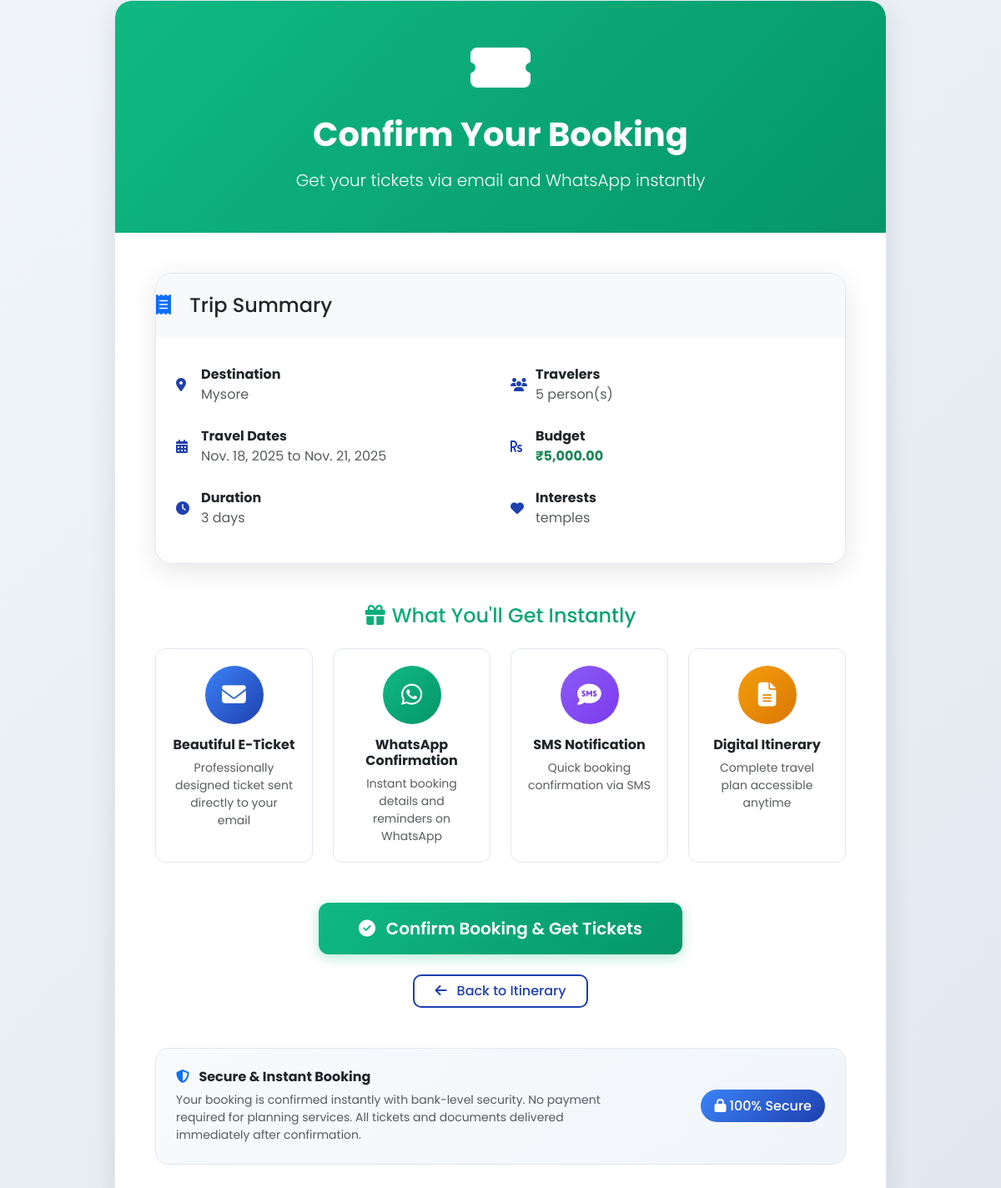
The app's page /trip/4/book/ (signed in) with its own data.
### itinerary/models.py (models this page shows, shortened)
class Trip(models.Model):
    user = models.ForeignKey(User, on_delete=models.CASCADE)
    destination = models.CharField(max_length=100)
    start_date = models.DateField()
    end_date = models.DateField()
    budget = models.DecimalField(max_digits=15, decimal_places=2, null=True, blank=True)
    travelers = models.IntegerField(default=1)
    interests = models.CharField(max_length=200, blank=True)
    weather = models.TextField(blank=True)
    hotels = models.TextField(blank=True)
    attractions = models.TextField(blank=True)
    itinerary = models.TextField(blank=True)
    distance_km = models.FloatField(null=True, blank=True)
    created_at = models.DateTimeField(auto_now_add=True)
    is_booked = models.BooleanField(default=False)
    booking_reference = models.CharField(max_length=20, blank=True)
    tickets_sent = models.BooleanField(default=False)
    whatsapp_sent = models.BooleanField(default=False)
    phone_number = models.CharField(max_length=15, blank=True)  # Add phone number field
    @property
    def duration_days(self):
        if self.start_date and self.end_date:
            return (self.end_date - self.start_date).days
        return 0
    @property
    def formatted_budget(self):
        if self.budget:
            return f"₹{self.budget:,.2f}"
        return "Not specified"

### itinerary/views.py (the view, shortened to what this page needs)
# urls.py: path('trip/<int:trip_id>/book/', views.book_trip_view, name='book_trip'),
def book_trip_view(request, trip_id):
    if not request.user.is_authenticated:
        return redirect('register')
    trip = get_object_or_404(Trip, id=trip_id, user=request.user)
    itinerary = None
    if trip.itinerary:
        try:
            itinerary = json.loads(trip.itinerary)
        except json.JSONDecodeError:
            itinerary = {"raw_itinerary": trip.itinerary}
    return render(request, 'book_trip.html', {
        'trip': trip,
        'itinerary': itinerary
    })

### itinerary/templates/book_trip.html (shortened to what this page needs)
<!DOCTYPE html>
<html lang="en">
<head>
    <link rel="stylesheet" href="https://cdn.jsdelivr.net/npm/bootstrap@5.3.2/dist/css/bootstrap.min.css">
    <link rel="stylesheet" href="https://cdnjs.cloudflare.com/ajax/libs/font-awesome/6.5.0/css/all.min.css">
</head>
<body class="fade-in">
    <div class="container">
        <div class="row justify-content-center">
            <div class="col-lg-10">
                <div class="glass-card overflow-hidden">
                    <div class="gradient-header py-5">
                        <div class="text-center">
                            <i class="fas fa-ticket-alt fa-4x mb-4 floating"></i>
                            <h1 class="display-6 fw-bold mb-3">Confirm Your Booking</h1>
                            <p class="lead mb-0">Get your tickets via email and WhatsApp instantly</p>
                        </div>
                    </div>
                    <div class="card-body p-5">
                        <div class="glass-card mb-5 overflow-hidden">
                            <div class="card-header bg-light py-4">
                                <h4 class="mb-0 text-dark">
                                    <i class="fas fa-receipt me-3 text-primary"></i>
                                    Trip Summary
                                </h4>
                            </div>
                            <div class="card-body p-4">
                                <div class="row">
                                    <div class="col-md-6">
                                        <div class="trip-detail-item">
                                            <i class="fas fa-map-marker-alt"></i>
                                            <div>
                                                <strong class="text-dark">Destination</strong>
                                                <div class="text-muted">{{ trip.destination }}</div>
                                            </div>
                                        </div>
                                        <div class="trip-detail-item">
                                            <i class="fas fa-calendar-alt"></i>
                                            <div>
                                                <strong class="text-dark">Travel Dates</strong>
                                                <div class="text-muted">{{ trip.start_date }} to {{ trip.end_date }}</div>
                                            </div>
                                        </div>
                                        <div class="trip-detail-item">
                                            <i class="fas fa-clock"></i>
                                            <div>
                                                <strong class="text-dark">Duration</strong>
                                                <div class="text-muted">{{ trip.duration_days }} days</div>
                                            </div>
                                        </div>
                                    </div>
                                    <div class="col-md-6">
                                        <div class="trip-detail-item">
                                            <i class="fas fa-users"></i>
                                            <div>
                                                <strong class="text-dark">Travelers</strong>
                                                <div class="text-muted">{{ trip.travelers }} person(s)</div>
                                            </div>
                                        </div>
                                        <div class="trip-detail-item">
                                            <i class="fas fa-rupee-sign"></i>
                                            <div>
                                                <strong class="text-dark">Budget</strong>
                                                <div class="text-success fw-bold">{{ trip.formatted_budget }}</div>
                                            </div>
                                        </div>
                                        <div class="trip-detail-item">
                                            <i class="fas fa-heart"></i>
                                            <div>
                                                <strong class="text-dark">Interests</strong>
                                                <div class="text-muted">{{ trip.interests }}</div>
                                            </div>
                                        </div>
                                    </div>
                                </div>
                            </div>
                        </div>
                        <div class="mb-5">
                            <h4 class="text-center mb-4 text-gradient">
                                <i class="fas fa-gift me-2"></i>What You'll Get Instantly
                            </h4>
                            <div class="row g-4">
                                <div class="col-md-6 col-lg-3">
                                    <div class="benefit-card">
                                        <div class="benefit-icon icon-email">
                                            <i class="fas fa-envelope"></i>
                                        </div>
                                        <h6 class="fw-bold text-dark mb-2">Beautiful E-Ticket</h6>
                                        <p class="text-muted small mb-0">Professionally designed ticket sent directly to your email</p>
                                    </div>
                                </div>
                                <div class="col-md-6 col-lg-3">
                                    <div class="benefit-card">
                                        <div class="benefit-icon icon-whatsapp">
                                            <i class="fab fa-whatsapp"></i>
                                        </div>
                                        <h6 class="fw-bold text-dark mb-2">WhatsApp Confirmation</h6>
                                        <p class="text-muted small mb-0">Instant booking details and reminders on WhatsApp</p>
                                    </div>
                                </div>
                                <div class="col-md-6 col-lg-3">
                                    <div class="benefit-card">
                                        <div class="benefit-icon icon-sms">
                                            <i class="fas fa-sms"></i>
                                        </div>
                                        <h6 class="fw-bold text-dark mb-2">SMS Notification</h6>
                                        <p class="text-muted small mb-0">Quick booking confirmation via SMS</p>
                                    </div>
                                </div>
                                <div class="col-md-6 col-lg-3">
                                    <div class="benefit-card">
                                        <div class="benefit-icon icon-itinerary">
                                            <i class="fas fa-file-alt"></i>
                                        </div>
                                        <h6 class="fw-bold text-dark mb-2">Digital Itinerary</h6>
                                        <p class="text-muted small mb-0">Complete travel plan accessible anytime</p>
                                    </div>
                                </div>
                            </div>
                        </div>
                        <form method="POST">
                            <div class="text-center mb-4">
                                <button type="submit" class="btn btn-success-custom btn-lg px-5 py-3 pulse">
                                    <i class="fas fa-check-circle me-2"></i>
                                    Confirm Booking & Get Tickets
                                </button>
                            </div>
                            <div class="text-center">
                                <a href="{% url 'trip_detail' trip.id %}" class="btn btn-outline-primary px-4">
                                    <i class="fas fa-arrow-left me-2"></i>
                                    Back to Itinerary
                                </a>
                            </div>
                        </form>
                        <div class="mt-5 p-4 info-card text-center">
                            <div class="row align-items-center">
                                <div class="col-md-8 text-md-start">
                                    <h6 class="fw-bold text-dark mb-2">
                                        <i class="fas fa-shield-alt me-2 text-primary"></i>
                                        Secure & Instant Booking
                                    </h6>
                                    <p class="text-muted mb-0 small">
                                        Your booking is confirmed instantly with bank-level security.
                                        No payment required for planning services. All tickets and documents
                                        delivered immediately after confirmation.
                                    </p>
                                </div>
                                <div class="col-md-4 text-md-end mt-3 mt-md-0">
                                    <span class="security-badge">
                                        <i class="fas fa-lock me-1"></i>100% Secure
                                    </span>
                                </div>
                            </div>
                        </div>
                    </div>
                </div>
            </div>
        </div>
    </div>
</body>
</html>

### itinerary/templates/book_trip.html (style rules this page uses)
:root { --primary-color: #1e40af; --secondary-color: #1e3a8a; --accent-color: #3b82f6; --success-color: #10b981; --light-bg: #f8fafc; --card-bg: #ffffff; --text-dark: #1e293b; --text-light: #64748b; --border-color: #e2e8f0; --gradient-primary: linear-gradient(135deg, #1e40af 0%, #1e3a8a 100%); --gradient-success: linear-gradient(135deg, #10b981 0%, #059669 100%); }
* { margin: 0; padding: 0; box-sizing: border-box; }
body { font-family: 'Poppins', sans-serif; background: linear-gradient(135deg, #f1f5f9 0%, #e2e8f0 100%); color: var(--text-dark); min-height: 100vh; display: flex; align-items: center; }
.glass-card { background: var(--card-bg); border: 1px solid var(--border-color); border-radius: 20px; box-shadow: 0 8px 32px rgba(0, 0, 0, 0.1); backdrop-filter: blur(10px); }
.gradient-header { background: var(--gradient-success); border-radius: 20px 20px 0 0; color: white; }
.btn-success-custom { background: var(--gradient-success); border: none; border-radius: 12px; font-weight: 600; padding: 16px 30px; color: white; transition: all 0.3s ease; box-shadow: 0 4px 15px rgba(16, 185, 129, 0.3); }
.btn-outline-primary { border: 2px solid var(--primary-color); color: var(--primary-color); border-radius: 10px; font-weight: 500; transition: all 0.3s ease; }
.info-card { background: linear-gradient(135deg, #f8fafc, #f1f5f9); border: 1px solid var(--border-color); border-radius: 15px; transition: all 0.3s ease; }
.benefit-card { background: var(--card-bg); border: 1px solid var(--border-color); border-radius: 12px; padding: 20px; text-align: center; transition: all 0.3s ease; height: 100%; }
.benefit-icon { width: 70px; height: 70px; border-radius: 50%; display: flex; align-items: center; justify-content: center; margin: 0 auto 15px; font-size: 1.8rem; color: white; }
.icon-email { background: linear-gradient(135deg, #3b82f6, #1e40af); }
.icon-whatsapp { background: linear-gradient(135deg, #10b981, #059669); }
.icon-sms { background: linear-gradient(135deg, #8b5cf6, #7c3aed); }
.icon-itinerary { background: linear-gradient(135deg, #f59e0b, #d97706); }
.text-gradient { background: var(--gradient-success); -webkit-background-clip: text; -webkit-text-fill-color: transparent; background-clip: text; }
.floating { animation: float 6s ease-in-out infinite; }
.pulse { animation: pulse 2s infinite; }
.fade-in { animation: fadeIn 0.8s ease-out; }
.security-badge { background: linear-gradient(135deg, #3b82f6, #1e40af); color: white; border-radius: 20px; padding: 8px 16px; font-weight: 500; }
.trip-detail-item { display: flex; align-items: center; margin-bottom: 10px; padding: 8px 0; }
.trip-detail-item i { width: 30px; color: var(--primary-color); }

### records on screen
Trip: destination "Mysore", start_date "Nov. 18, 2025", end_date "Nov. 21, 2025", duration_days "3", travelers "5", formatted_budget "₹5,000.00", interests "temples"
